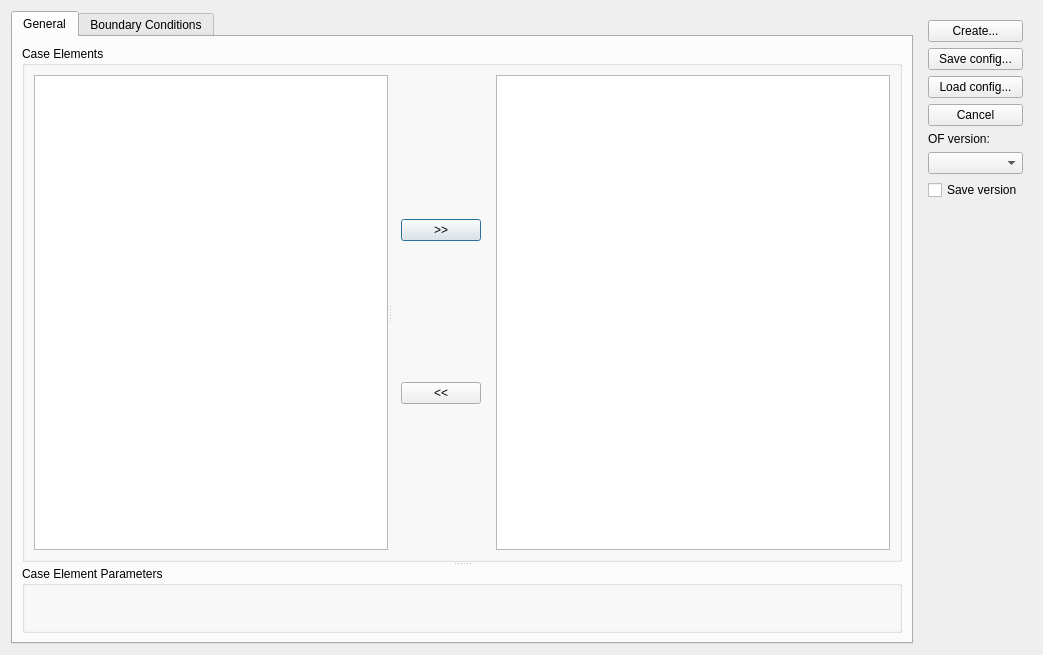
<?xml version="1.0" encoding="UTF-8"?>
<ui version="4.0">
 <class>isofCaseBuilderWindow</class>
 <widget class="QDialog" name="isofCaseBuilderWindow">
  <property name="geometry">
   <rect>
    <x>0</x>
    <y>0</y>
    <width>1043</width>
    <height>655</height>
   </rect>
  </property>
  <property name="windowTitle">
   <string>Dialog</string>
  </property>
  <layout class="QHBoxLayout" name="horizontalLayout">
   <item>
    <widget class="QTabWidget" name="BCTab">
     <property name="currentIndex">
      <number>0</number>
     </property>
     <widget class="QWidget" name="generalTab">
      <attribute name="title">
       <string>General</string>
      </attribute>
      <layout class="QVBoxLayout" name="verticalLayout_4">
       <item>
        <widget class="QSplitter" name="splitter_2">
         <property name="orientation">
          <enum>Qt::Vertical</enum>
         </property>
         <widget class="QGroupBox" name="groupBox">
          <property name="title">
           <string>Case Elements</string>
          </property>
          <layout class="QVBoxLayout" name="verticalLayout_2">
           <item>
            <widget class="QSplitter" name="splitter">
             <property name="orientation">
              <enum>Qt::Horizontal</enum>
             </property>
             <widget class="QListWidget" name="available_elements"/>
             <widget class="QWidget" name="widget" native="true">
              <layout class="QHBoxLayout" name="horizontalLayout_2">
               <item>
                <widget class="QWidget" name="widget_2" native="true">
                 <layout class="QVBoxLayout" name="verticalLayout">
                  <item>
                   <widget class="QPushButton" name="add_btn">
                    <property name="text">
                     <string>&gt;&gt;</string>
                    </property>
                   </widget>
                  </item>
                  <item>
                   <widget class="QPushButton" name="remove_btn">
                    <property name="text">
                     <string>&lt;&lt;</string>
                    </property>
                   </widget>
                  </item>
                 </layout>
                </widget>
               </item>
               <item>
                <widget class="QListWidget" name="selected_elements"/>
               </item>
              </layout>
             </widget>
            </widget>
           </item>
          </layout>
         </widget>
         <widget class="QGroupBox" name="parameter_editor">
          <property name="sizePolicy">
           <sizepolicy hsizetype="Preferred" vsizetype="Preferred">
            <horstretch>0</horstretch>
            <verstretch>0</verstretch>
           </sizepolicy>
          </property>
          <property name="title">
           <string>Case Element Parameters</string>
          </property>
         </widget>
        </widget>
       </item>
      </layout>
     </widget>
     <widget class="QWidget" name="tab_2">
      <attribute name="title">
       <string>Boundary Conditions</string>
      </attribute>
      <layout class="QVBoxLayout" name="verticalLayout_9">
       <item>
        <widget class="QSplitter" name="splitter_4">
         <property name="orientation">
          <enum>Qt::Vertical</enum>
         </property>
         <widget class="QWidget" name="layoutWidget">
          <layout class="QVBoxLayout" name="verticalLayout_7">
           <item>
            <widget class="QSplitter" name="splitter_3">
             <property name="orientation">
              <enum>Qt::Horizontal</enum>
             </property>
             <widget class="QWidget" name="layoutWidget">
              <layout class="QHBoxLayout" name="horizontalLayout_3">
               <item>
                <layout class="QVBoxLayout" name="verticalLayout_5">
                 <item>
                  <widget class="QLabel" name="label">
                   <property name="text">
                    <string>Recognized Boundaries</string>
                   </property>
                  </widget>
                 </item>
                 <item>
                  <widget class="QListWidget" name="patch_list"/>
                 </item>
                </layout>
               </item>
               <item>
                <widget class="QPushButton" name="assign_bc_btn">
                 <property name="text">
                  <string>&lt; Assign &lt;</string>
                 </property>
                </widget>
               </item>
              </layout>
             </widget>
             <widget class="QWidget" name="layoutWidget">
              <layout class="QVBoxLayout" name="verticalLayout_6">
               <item>
                <widget class="QLabel" name="label_2">
                 <property name="text">
                  <string>Available BC types</string>
                 </property>
                </widget>
               </item>
               <item>
                <widget class="QListWidget" name="bc_element_list"/>
               </item>
              </layout>
             </widget>
            </widget>
           </item>
           <item>
            <layout class="QHBoxLayout" name="horizontalLayout_4">
             <item>
              <widget class="QPushButton" name="parse_bf_btn">
               <property name="text">
                <string>Parse boundary file</string>
               </property>
              </widget>
             </item>
             <item>
              <spacer name="horizontalSpacer">
               <property name="orientation">
                <enum>Qt::Horizontal</enum>
               </property>
               <property name="sizeHint" stdset="0">
                <size>
                 <width>40</width>
                 <height>20</height>
                </size>
               </property>
              </spacer>
             </item>
            </layout>
           </item>
          </layout>
         </widget>
         <widget class="QWidget" name="layoutWidget">
          <layout class="QVBoxLayout" name="verticalLayout_8">
           <item>
            <widget class="QGroupBox" name="bc_parameter_editor">
             <property name="title">
              <string>Boundary Parameters</string>
             </property>
            </widget>
           </item>
          </layout>
         </widget>
        </widget>
       </item>
      </layout>
     </widget>
    </widget>
   </item>
   <item>
    <widget class="QWidget" name="widget_3" native="true">
     <property name="sizePolicy">
      <sizepolicy hsizetype="Maximum" vsizetype="Preferred">
       <horstretch>0</horstretch>
       <verstretch>0</verstretch>
      </sizepolicy>
     </property>
     <layout class="QVBoxLayout" name="verticalLayout_3">
      <item>
       <widget class="QPushButton" name="create_btn">
        <property name="text">
         <string>Create...</string>
        </property>
       </widget>
      </item>
      <item>
       <widget class="QPushButton" name="save_btn">
        <property name="text">
         <string>Save config...</string>
        </property>
       </widget>
      </item>
      <item>
       <widget class="QPushButton" name="load_btn">
        <property name="text">
         <string>Load config...</string>
        </property>
       </widget>
      </item>
      <item>
       <widget class="QPushButton" name="cancel_btn">
        <property name="text">
         <string>Cancel</string>
        </property>
       </widget>
      </item>
      <item>
       <widget class="QLabel" name="label_3">
        <property name="text">
         <string>OF version:</string>
        </property>
       </widget>
      </item>
      <item>
       <widget class="QComboBox" name="OFversion"/>
      </item>
      <item>
       <widget class="QCheckBox" name="saveOFversion">
        <property name="toolTip">
         <string extracomment="Enable this to store OF version selection when saving the configuration using &quot;Save config...&quot;"/>
        </property>
        <property name="text">
         <string>Save version</string>
        </property>
       </widget>
      </item>
      <item>
       <spacer name="verticalSpacer">
        <property name="orientation">
         <enum>Qt::Vertical</enum>
        </property>
        <property name="sizeHint" stdset="0">
         <size>
          <width>20</width>
          <height>40</height>
         </size>
        </property>
       </spacer>
      </item>
     </layout>
    </widget>
   </item>
  </layout>
 </widget>
 <resources/>
 <connections/>
</ui>
